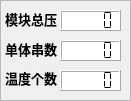
    <widget class="QFrame" name="frame_6">
     <property name="geometry">
      <rect>
       <x>140</x>
       <y>10</y>
       <width>131</width>
       <height>101</height>
      </rect>
     </property>
     <property name="frameShape">
      <enum>QFrame::StyledPanel</enum>
     </property>
     <property name="frameShadow">
      <enum>QFrame::Raised</enum>
     </property>
     <widget class="QLabel" name="label_6">
      <property name="geometry">
       <rect>
        <x>5</x>
        <y>10</y>
        <width>62</width>
        <height>17</height>
       </rect>
      </property>
      <property name="font">
       <font>
        <family>Andale Mono</family>
        <pointsize>10</pointsize>
        <weight>75</weight>
        <bold>true</bold>
       </font>
      </property>
      <property name="text">
       <string>模块总压</string>
      </property>
     </widget>
     <widget class="QLCDNumber" name="lcd_p3_mkzy">
      <property name="geometry">
       <rect>
        <x>60</x>
        <y>10</y>
        <width>61</width>
        <height>21</height>
       </rect>
      </property>
      <property name="styleSheet">
       <string notr="true">background-color: rgb(255, 255, 255);</string>
      </property>
      <property name="segmentStyle">
       <enum>QLCDNumber::Flat</enum>
      </property>
     </widget>
     <widget class="QLabel" name="label_7">
      <property name="geometry">
       <rect>
        <x>5</x>
        <y>40</y>
        <width>62</width>
        <height>17</height>
       </rect>
      </property>
      <property name="font">
       <font>
        <family>Andale Mono</family>
        <pointsize>10</pointsize>
        <weight>75</weight>
        <bold>true</bold>
       </font>
      </property>
      <property name="text">
       <string>单体串数</string>
      </property>
     </widget>
     <widget class="QLCDNumber" name="lcd_p3_dtcs">
      <property name="geometry">
       <rect>
        <x>60</x>
        <y>40</y>
        <width>61</width>
        <height>21</height>
       </rect>
      </property>
      <property name="styleSheet">
       <string notr="true">background-color: rgb(255, 255, 255);</string>
      </property>
      <property name="segmentStyle">
       <enum>QLCDNumber::Flat</enum>
      </property>
     </widget>
     <widget class="QLabel" name="label_10">
      <property name="geometry">
       <rect>
        <x>5</x>
        <y>70</y>
        <width>61</width>
        <height>16</height>
       </rect>
      </property>
      <property name="font">
       <font>
        <family>Andale Mono</family>
        <pointsize>10</pointsize>
        <weight>75</weight>
        <bold>true</bold>
       </font>
      </property>
      <property name="text">
       <string>温度个数</string>
      </property>
     </widget>
     <widget class="QLCDNumber" name="lcd_p3_wdgs">
      <property name="geometry">
       <rect>
        <x>60</x>
        <y>70</y>
        <width>61</width>
        <height>21</height>
       </rect>
      </property>
      <property name="styleSheet">
       <string notr="true">background-color: rgb(255, 255, 255);</string>
      </property>
      <property name="segmentStyle">
       <enum>QLCDNumber::Flat</enum>
      </property>
     </widget>
    </widget>
